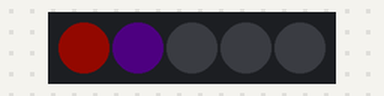
A program run on a simulated CircuitPython board. Shown: 5 RGB LEDs in strip order, left to right. Dim RGB values are drawn brighter than linear; random numbers come from a fixed seed.

Above: at 0.45 s.
At 5.25 s:
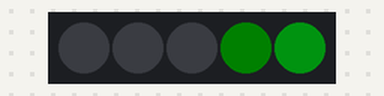
At 10.06 s:
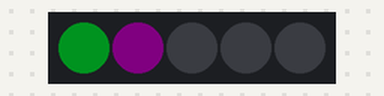
At 19.98 s:
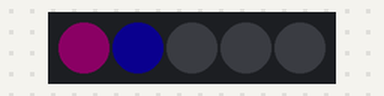
At 29.59 s:
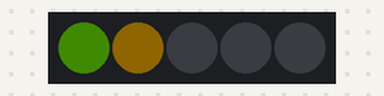
At 39.81 s:
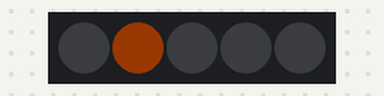
Timing chart, 0 to 40.0 s (numbered marks = the images above):
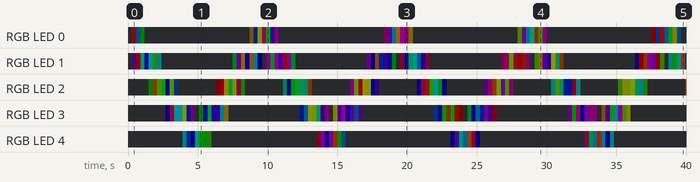

The program:

knightrider-rainbow.py
```python
import board
import neopixel
import adafruit_fancyled.adafruit_fancyled as fancy
import time
import random
#import inspect

NUM_LEDS = 5
pixels = neopixel.NeoPixel(board.APA102_MOSI, NUM_LEDS, auto_write=False, brightness=0.1)

pixdata = [{"H":0,"S":255,"V":0,"dV":0} for i in range(NUM_LEDS)]

i = 0
dir = 1
count = 0
ratio = 10
freq = 2000
fade = 28
while True:
    if count % ratio == 0:
        i = i + dir
        if(i >= NUM_LEDS):
            i = NUM_LEDS - 2
            dir = -dir
        if(i < 0):
            i = 1
            dir = -dir
        hue = random.randint(0,255)
        pixdata[i]["H"] = hue
        pixdata[i]["dV"] = 1
    for j in range(NUM_LEDS):
        color = fancy.CHSV(
            pixdata[j]["H"],
            pixdata[j]["S"],
            pixdata[j]["V"],
        ).pack()
        pixels[j]=color
        pixdata[j]["V"] += fade * pixdata[j]["dV"]
        if pixdata[j]["V"] > 255:
            pixdata[j]["V"] = 255
            pixdata[j]["dV"] = -1
        if(pixdata[j]["V"] <= 0):
            pixdata[j]["V"] = 0
            pixdata[j]["dV"] = 0
    pixels.show()
    time.sleep(1/freq)
    count += 1
```

Measured:
- by itself, RGB LED 0: off → RGB(19, 1, 0) at 0.30 s, → RGB(0, 6, 11) 0.30 s later, → RGB(0, 5, 0) 0.30 s later, → off 0.30 s later, … (36 changes in this stretch)
- by itself, RGB LED 2: off → RGB(0, 5, 0) at 1.5 s, → RGB(14, 5, 0) 0.30 s later, → RGB(8, 19, 0) 0.30 s later, → RGB(3, 25, 0) 0.30 s later, … (65 changes in this stretch)
